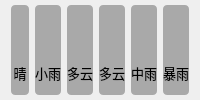
       <widget class="QWidget" name="widget_6" native="true">
        <property name="styleSheet">
         <string notr="true">QLabel {
	background-color: rgba(60, 60, 60, 100);
	border-radius: 4px;
	font: 10pt &quot;Microsoft YaHei UI&quot;;
}</string>
        </property>
        <layout class="QGridLayout" name="gridLayout_3">
         <property name="leftMargin">
          <number>11</number>
         </property>
         <property name="topMargin">
          <number>5</number>
         </property>
         <property name="rightMargin">
          <number>11</number>
         </property>
         <property name="bottomMargin">
          <number>5</number>
         </property>
         <property name="verticalSpacing">
          <number>0</number>
         </property>
         <item row="0" column="0">
          <widget class="QLabel" name="lblTypeIcon0">
           <property name="font">
            <font>
             <family>Microsoft YaHei UI</family>
             <pointsize>10</pointsize>
             <italic>false</italic>
             <bold>false</bold>
            </font>
           </property>
           <property name="styleSheet">
            <string notr="true">border-bottom-left-radius: 0px;
border-bottom-right-radius: 0px;</string>
           </property>
           <property name="text">
            <string/>
           </property>
           <property name="pixmap">
            <pixmap resource="main.qrc">:/res/type/Qing.png</pixmap>
           </property>
           <property name="alignment">
            <set>Qt::AlignCenter</set>
           </property>
          </widget>
         </item>
         <item row="0" column="3">
          <widget class="QLabel" name="lblTypeIcon2">
           <property name="font">
            <font>
             <family>Microsoft YaHei UI</family>
             <pointsize>10</pointsize>
             <italic>false</italic>
             <bold>false</bold>
            </font>
           </property>
           <property name="styleSheet">
            <string notr="true">border-bottom-left-radius: 0px;
border-bottom-right-radius: 0px;</string>
           </property>
           <property name="text">
            <string/>
           </property>
           <property name="pixmap">
            <pixmap resource="main.qrc">:/res/type/DuoYun.png</pixmap>
           </property>
           <property name="alignment">
            <set>Qt::AlignCenter</set>
           </property>
          </widget>
         </item>
         <item row="0" column="8">
          <widget class="QLabel" name="lblTypeIcon5">
           <property name="font">
            <font>
             <family>Microsoft YaHei UI</family>
             <pointsize>10</pointsize>
             <italic>false</italic>
             <bold>false</bold>
            </font>
           </property>
           <property name="styleSheet">
            <string notr="true">border-bottom-left-radius: 0px;
border-bottom-right-radius: 0px;</string>
           </property>
           <property name="text">
            <string/>
           </property>
           <property name="pixmap">
            <pixmap resource="main.qrc">:/res/type/BaoYu.png</pixmap>
           </property>
           <property name="alignment">
            <set>Qt::AlignCenter</set>
           </property>
          </widget>
         </item>
         <item row="1" column="8">
          <widget class="QLabel" name="lblType5">
           <property name="font">
            <font>
             <family>Microsoft YaHei UI</family>
             <pointsize>10</pointsize>
             <italic>false</italic>
             <bold>false</bold>
            </font>
           </property>
           <property name="styleSheet">
            <string notr="true">border-top-left-radius: 0px;
border-top-right-radius: 0px;</string>
           </property>
           <property name="text">
            <string>暴雨</string>
           </property>
           <property name="alignment">
            <set>Qt::AlignCenter</set>
           </property>
          </widget>
         </item>
         <item row="0" column="1">
          <widget class="QLabel" name="lblTypeIcon1">
           <property name="font">
            <font>
             <family>Microsoft YaHei UI</family>
             <pointsize>10</pointsize>
             <italic>false</italic>
             <bold>false</bold>
            </font>
           </property>
           <property name="styleSheet">
            <string notr="true">border-bottom-left-radius: 0px;
border-bottom-right-radius: 0px;</string>
           </property>
           <property name="text">
            <string/>
           </property>
           <property name="pixmap">
            <pixmap resource="main.qrc">:/res/type/XiaoYu.png</pixmap>
           </property>
           <property name="alignment">
            <set>Qt::AlignCenter</set>
           </property>
          </widget>
         </item>
         <item row="1" column="0">
          <widget class="QLabel" name="lblType0">
           <property name="font">
            <font>
             <family>Microsoft YaHei UI</family>
             <pointsize>10</pointsize>
             <italic>false</italic>
             <bold>false</bold>
            </font>
           </property>
           <property name="styleSheet">
            <string notr="true">border-top-left-radius: 0px;
border-top-right-radius: 0px;</string>
           </property>
           <property name="text">
            <string>晴</string>
           </property>
           <property name="alignment">
            <set>Qt::AlignCenter</set>
           </property>
          </widget>
         </item>
         <item row="1" column="1">
          <widget class="QLabel" name="lblType1">
           <property name="font">
            <font>
             <family>Microsoft YaHei UI</family>
             <pointsize>10</pointsize>
             <italic>false</italic>
             <bold>false</bold>
            </font>
           </property>
           <property name="styleSheet">
            <string notr="true">border-top-left-radius: 0px;
border-top-right-radius: 0px;</string>
           </property>
           <property name="text">
            <string>小雨</string>
           </property>
           <property name="alignment">
            <set>Qt::AlignCenter</set>
           </property>
          </widget>
         </item>
         <item row="1" column="3">
          <widget class="QLabel" name="lblType2">
           <property name="font">
            <font>
             <family>Microsoft YaHei UI</family>
             <pointsize>10</pointsize>
             <italic>false</italic>
             <bold>false</bold>
            </font>
           </property>
           <property name="styleSheet">
            <string notr="true">border-top-left-radius: 0px;
border-top-right-radius: 0px;</string>
           </property>
           <property name="text">
            <string>多云</string>
           </property>
           <property name="alignment">
            <set>Qt::AlignCenter</set>
           </property>
          </widget>
         </item>
         <item row="1" column="4">
          <widget class="QLabel" name="lblType3">
           <property name="font">
            <font>
             <family>Microsoft YaHei UI</family>
             <pointsize>10</pointsize>
             <italic>false</italic>
             <bold>false</bold>
            </font>
           </property>
           <property name="styleSheet">
            <string notr="true">border-top-left-radius: 0px;
border-top-right-radius: 0px;</string>
           </property>
           <property name="text">
            <string>多云</string>
           </property>
           <property name="alignment">
            <set>Qt::AlignCenter</set>
           </property>
          </widget>
         </item>
         <item row="0" column="4">
          <widget class="QLabel" name="lblTypeIcon3">
           <property name="font">
            <font>
             <family>Microsoft YaHei UI</family>
             <pointsize>10</pointsize>
             <italic>false</italic>
             <bold>false</bold>
            </font>
           </property>
           <property name="styleSheet">
            <string notr="true">border-bottom-left-radius: 0px;
border-bottom-right-radius: 0px;</string>
           </property>
           <property name="text">
            <string/>
           </property>
           <property name="pixmap">
            <pixmap resource="main.qrc">:/res/type/DuoYun.png</pixmap>
           </property>
           <property name="alignment">
            <set>Qt::AlignCenter</set>
           </property>
          </widget>
         </item>
         <item row="0" column="6">
          <widget class="QLabel" name="lblTypeIcon4">
           <property name="font">
            <font>
             <family>Microsoft YaHei UI</family>
             <pointsize>10</pointsize>
             <italic>false</italic>
             <bold>false</bold>
            </font>
           </property>
           <property name="styleSheet">
            <string notr="true">border-bottom-left-radius: 0px;
border-bottom-right-radius: 0px;</string>
           </property>
           <property name="text">
            <string/>
           </property>
           <property name="pixmap">
            <pixmap resource="main.qrc">:/res/type/ZhongYu.png</pixmap>
           </property>
           <property name="alignment">
            <set>Qt::AlignCenter</set>
           </property>
          </widget>
         </item>
         <item row="1" column="6">
          <widget class="QLabel" name="lblType4">
           <property name="font">
            <font>
             <family>Microsoft YaHei UI</family>
             <pointsize>10</pointsize>
             <italic>false</italic>
             <bold>false</bold>
            </font>
           </property>
           <property name="styleSheet">
            <string notr="true">border-top-left-radius: 0px;
border-top-right-radius: 0px;</string>
           </property>
           <property name="text">
            <string>中雨</string>
           </property>
           <property name="alignment">
            <set>Qt::AlignCenter</set>
           </property>
          </widget>
         </item>
        </layout>
       </widget>
